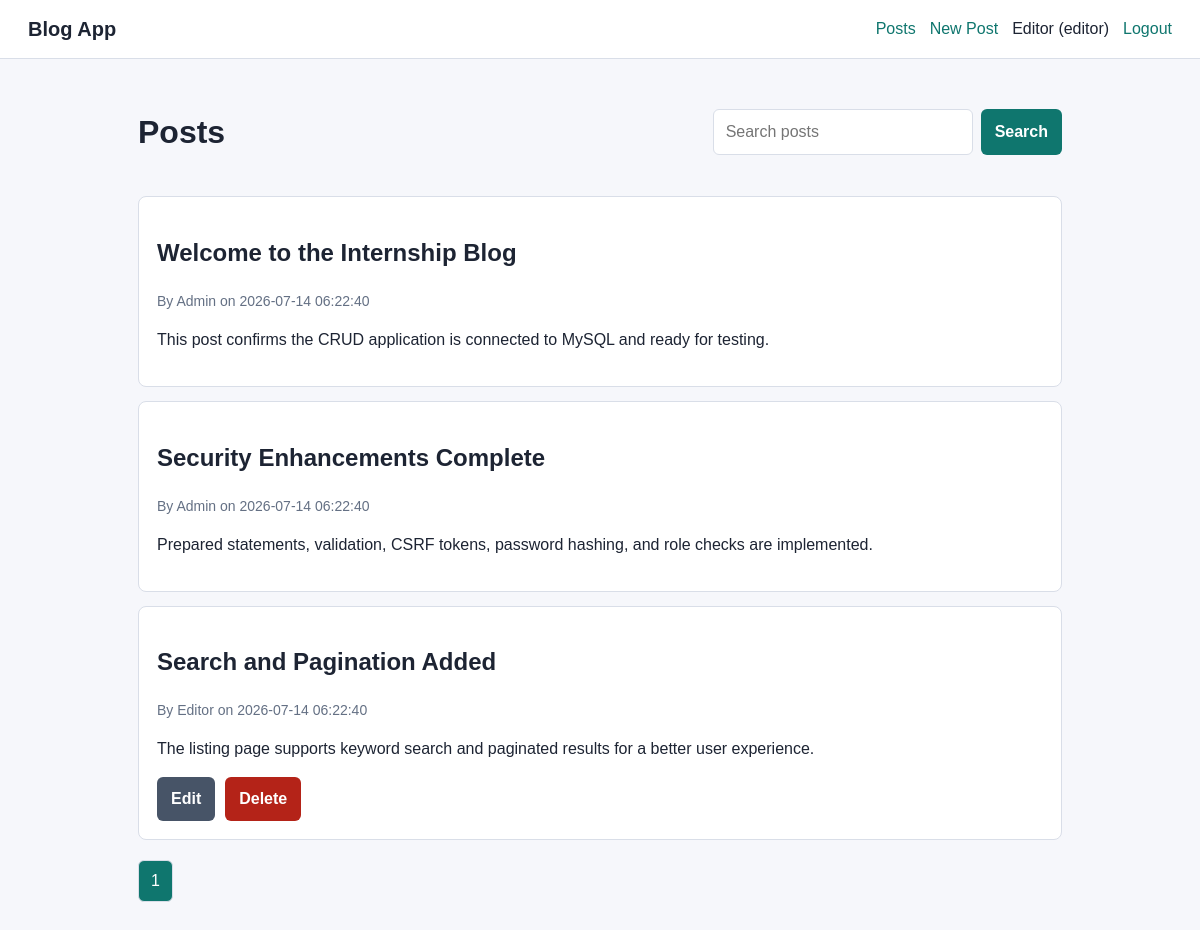
Page /index.php (signed in) on the committed database.
### tables this page shows
CREATE TABLE users (
  id INT AUTO_INCREMENT PRIMARY KEY,
  username VARCHAR(80) NOT NULL UNIQUE,
  email VARCHAR(150) NOT NULL UNIQUE,
  password VARCHAR(255) NOT NULL,
  role ENUM('admin', 'editor', 'user') NOT NULL DEFAULT 'user',
  created_at TIMESTAMP DEFAULT CURRENT_TIMESTAMP
);

CREATE TABLE posts (
  id INT AUTO_INCREMENT PRIMARY KEY,
  user_id INT NOT NULL,
  title VARCHAR(180) NOT NULL,
  content TEXT NOT NULL,
  created_at TIMESTAMP DEFAULT CURRENT_TIMESTAMP,
  updated_at TIMESTAMP NULL DEFAULT NULL ON UPDATE CURRENT_TIMESTAMP,
  CONSTRAINT fk_posts_users FOREIGN KEY (user_id) REFERENCES users(id) ON DELETE CASCADE
);

### app/helpers.php (called while the page is built, shortened)
<?php
function e(?string $value): string
{
    return htmlspecialchars((string) $value, ENT_QUOTES, 'UTF-8');
}
function current_user(): ?array
{
    return $_SESSION['user'] ?? null;
}
function can_manage_post(array $post): bool
{
    $user = current_user();
    return $user['role'] === 'admin' || (int) $post['user_id'] === (int) $user['id'];
}
function can_create_post(): bool
{
    $user = current_user();
    return $user && in_array($user['role'], ['admin', 'editor'], true);
}

### config/database.php (called while the page is built, shortened)
<?php
function db(): PDO
{
    static $pdo = null;
    if ($pdo instanceof PDO) {
        return $pdo;
    }
    try {
        $dsn = 'mysql:host=' . DB_HOST . ';dbname=' . DB_NAME . ';charset=' . DB_CHARSET;
        $pdo = new PDO($dsn, DB_USER, DB_PASS, [
            PDO::ATTR_ERRMODE => PDO::ERRMODE_EXCEPTION,
            PDO::ATTR_DEFAULT_FETCH_MODE => PDO::FETCH_ASSOC,
            PDO::ATTR_EMULATE_PREPARES => false,
        ]);
    } catch (PDOException $exception) {
        $dataDir = __DIR__ . '/../data';
        $dbPath = $dataDir . '/blog.sqlite';
        if (!is_dir($dataDir)) {
            mkdir($dataDir, 0777, true);
        }
        $pdo = new PDO('sqlite:' . $dbPath, null, null, [
            PDO::ATTR_ERRMODE => PDO::ERRMODE_EXCEPTION,
            PDO::ATTR_DEFAULT_FETCH_MODE => PDO::FETCH_ASSOC,
        ]);
        initialize_sqlite_database($pdo);
    }
    return $pdo;
}

### public/index.php (the view, shortened to what this page needs)
<?php
$perPage = 5;
$page = max(1, (int) ($_GET['page'] ?? 1));
$search = trim((string) ($_GET['search'] ?? ''));
$offset = ($page - 1) * $perPage;
$params = [];
$where = '';
$countStmt = db()->prepare("SELECT COUNT(*) FROM posts $where");
$countStmt->execute($params);
$total = (int) $countStmt->fetchColumn();
$pages = max(1, (int) ceil($total / $perPage));
$sql = "SELECT posts.*, users.username
        FROM posts
        JOIN users ON users.id = posts.user_id
        $where
        ORDER BY posts.created_at DESC
        LIMIT :limit OFFSET :offset";
$stmt = db()->prepare($sql);
$stmt->bindValue(':limit', $perPage, PDO::PARAM_INT);
$stmt->bindValue(':offset', $offset, PDO::PARAM_INT);
$stmt->execute();
$posts = $stmt->fetchAll();
require_once __DIR__ . '/../app/layout/header.php';
?>
<div class="toolbar">
  <h1>Posts</h1>
  <form class="search" method="get">
    <input type="search" name="search" placeholder="Search posts" value="<?= e($search) ?>">
    <button type="submit">Search</button>
  </form>
</div>
<?php foreach ($posts as $post): ?>
  <article class="card">
    <h2><?= e($post['title']) ?></h2>
    <p class="meta">By <?= e($post['username']) ?> on <?= e($post['created_at']) ?></p>
    <p><?= nl2br(e($post['content'])) ?></p>
    <?php if (can_manage_post($post)): ?>
      <div class="actions">
        <a class="button secondary" href="post_form.php?id=<?= (int) $post['id'] ?>">Edit</a>
        <form method="post" action="delete_post.php" onsubmit="return confirm('Delete this post?');">
          <button class="danger" type="submit">Delete</button>
        </form>
      </div>
    <?php endif; ?>
  </article>
<?php endforeach; ?>
<div class="pagination">
  <?php for ($i = 1; $i <= $pages; $i++): ?>
    <?php if ($i === $page): ?>
      <span class="active"><?= $i ?></span>
    <?php else: ?>
      <a href="?page=<?= $i ?>&search=<?= urlencode($search) ?>"><?= $i ?></a>
    <?php endif; ?>
  <?php endfor; ?>
</div>
<?php require_once __DIR__ . '/../app/layout/footer.php'; ?>

### app/layout/header.php (shortened to what this page needs)
<?php $user = current_user(); ?>
<!doctype html>
<html lang="en">
<head>
  <link rel="stylesheet" href="assets/css/styles.css">
</head>
<body>
  <header class="topbar">
    <a class="brand" href="index.php">Blog App</a>
    <nav>
      <a href="index.php">Posts</a>
      <?php if ($user): ?>
        <?php if (can_create_post()): ?>
          <a href="post_form.php">New Post</a>
        <?php endif; ?>
        <span><?= e($user['username']) ?> (<?= e($user['role']) ?>)</span>
        <a href="logout.php">Logout</a>
      <?php else: ?>
        <a href="login.php">Login</a>
        <a href="register.php">Register</a>
      <?php endif; ?>
    </nav>
  </header>
  <main class="container">

### public/assets/css/styles.css (style rules this page uses)
:root { --bg: #f6f7fb; --panel: #ffffff; --text: #1d2433; --muted: #647084; --line: #d9dee8; --primary: #0f766e; --primary-dark: #115e59; --danger: #b42318; --success: #067647; }
* { box-sizing: border-box; }
body { margin: 0; background: var(--bg); color: var(--text); font-family: Arial, Helvetica, sans-serif; line-height: 1.5; }
a { color: var(--primary); text-decoration: none; }
.topbar { align-items: center; background: var(--panel); border-bottom: 1px solid var(--line); display: flex; gap: 24px; justify-content: space-between; padding: 14px 28px; }
.brand { color: var(--text); font-size: 20px; font-weight: 700; }
.topbar nav { align-items: center; display: flex; flex-wrap: wrap; gap: 14px; }
.container { margin: 0 auto; max-width: 980px; padding: 28px; }
.toolbar { align-items: center; display: flex; gap: 12px; justify-content: space-between; margin-bottom: 18px; }
.search { display: flex; gap: 8px; }
.search input { min-width: 260px; }
.card { background: var(--panel); border: 1px solid var(--line); border-radius: 8px; margin-bottom: 14px; padding: 18px; }
.meta { color: var(--muted); font-size: 14px; }
.actions { display: flex; gap: 10px; margin-top: 14px; }
input, textarea, select { border: 1px solid var(--line); border-radius: 6px; font: inherit; padding: 10px 12px; width: 100%; }
.button, button { background: var(--primary); border: 0; border-radius: 6px; color: #fff; cursor: pointer; display: inline-block; font: inherit; font-weight: 700; padding: 10px 14px; }
.button.secondary { background: #475467; }
.button.danger, button.danger { background: var(--danger); }
.pagination { display: flex; gap: 8px; margin-top: 20px; }
.pagination a, .pagination span { background: var(--panel); border: 1px solid var(--line); border-radius: 6px; padding: 8px 12px; }
.pagination .active { background: var(--primary); color: #fff; }

### rows in the picture
users: username "Editor"
posts: title "Welcome to the Internship Blog", user.username "Admin", created_at "2026-07-14 06:22:40", content "This post confirms the CRUD application is connected to MySQL and ready for testing."
posts: title "Security Enhancements Complete", user.username "Admin", created_at "2026-07-14 06:22:40", content "Prepared statements, validation, CSRF tokens, password hashing, and role checks are implemented."
posts: title "Search and Pagination Added", user.username "Editor", created_at "2026-07-14 06:22:40", content "The listing page supports keyword search and paginated results for a better user experience."

### other values in the picture
$user['role'] "editor"
